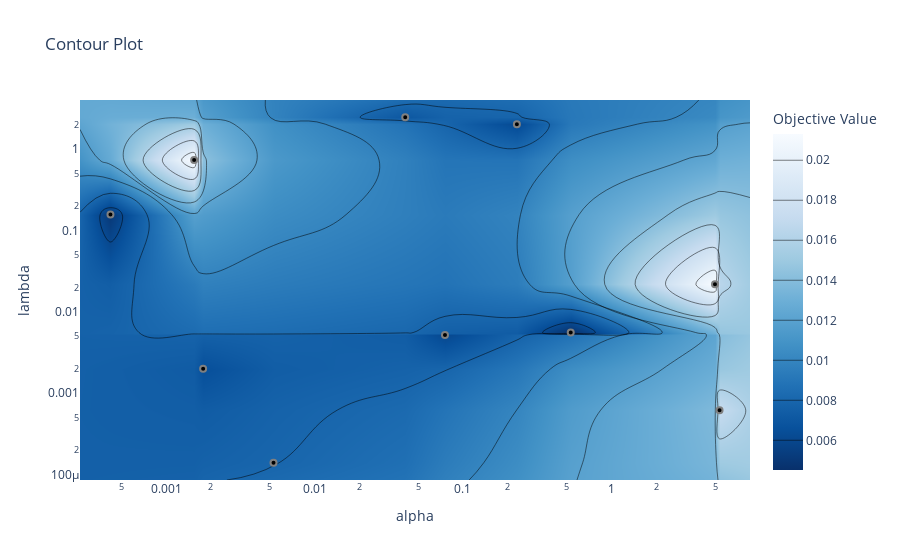

The notebook cell saved with this chart:
### Code cell
optuna.visualization.plot_contour(find_param,["alpha","lambda"])

### Figure 1 — Plotly figure (JSON) as saved in the notebook; plotly's stock layout.template omitted (floating-point values rounded to 4 significant figures; data arrays with more than 128 entries replaced by an {"elided": "..."} marker saying what was removed)
{"data": [{"colorbar": {"title": {"text": "Objective Value"}}, "colorscale": [[0, "rgb(247,251,255)"], [0.125, "rgb(222,235,247)"], [0.25, "rgb(198,219,239)"], [0.375, "rgb(158,202,225)"], [0.5, "rgb(107,174,214)"], [0.625, "rgb(66,146,198)"], [0.75, "rgb(33,113,181)"], [0.875, "rgb(8,81,156)"], [1, "rgb(8,48,107)"]], "connectgaps": true, "contours": {"coloring": "heatmap"}, "hoverinfo": "none", "line": {"smoothing": 1.3}, "reversescale": true, "type": "contour", "x": [0.0002633, 0.0004223, 0.001546, 0.001778, 0.005296, 0.04084, 0.07565, 0.2307, 0.5319, 4.981, 5.348, 8.576], "y": [8.533e-05, 0.0001392, 0.0006176, 0.001988, 0.005205, 0.005563, 0.02179, 0.1572, 0.7363, 2.039, 2.476, 4.039], "z": {"elided": "12x12 float values"}}, {"marker": {"color": "black", "line": {"color": "Gray", "width": 2}}, "mode": "markers", "name": "Feasible Trial", "showlegend": false, "type": "scatter", "x": [0.005296, 0.5319, 4.981, 0.001546, 0.0004223, 5.348, 0.07565, 0.04084, 0.2307, 0.001778], "y": [0.0001392, 0.005563, 0.02179, 0.7363, 0.1572, 0.0006176, 0.005205, 2.476, 2.039, 0.001988]}, {"marker": {"color": "#cccccc", "line": {"color": "Gray", "width": 2}}, "mode": "markers", "name": "Infeasible Trial", "showlegend": false, "type": "scatter", "x": [], "y": []}], "layout": {"title": {"text": "Contour Plot"}, "xaxis": {"range": [-3.579, 0.9333], "title": {"text": "alpha"}, "type": "log"}, "yaxis": {"range": [-4.069, 0.6062], "title": {"text": "lambda"}, "type": "log"}}}
